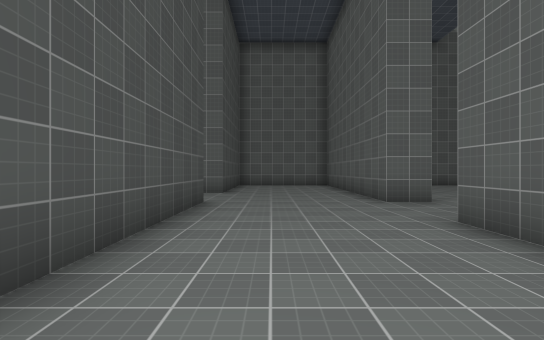
View 1 (above)

24 first-person views from a walk through a scene from a Unity 3-D project. The camera is 1.4 m above the floor, looks level and sees 85° across. The floor is counted in squares, 2 m on a side. Each view is taken from the middle of a square. On the plan, view 1 faces up. The plan holds only what a view shows up to about 10 squares ahead; the rest is blank. The place goes on beyond the plan. The player is left out. Surface patterns are stand-ins for the level's own textures.

View 2
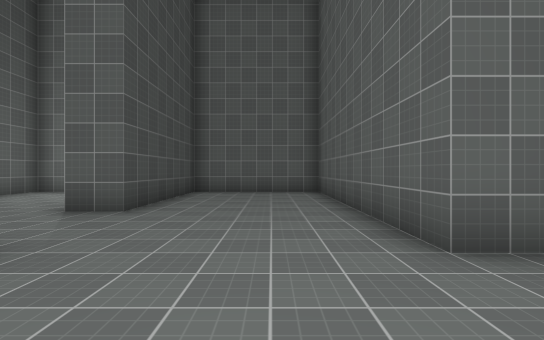

View 3
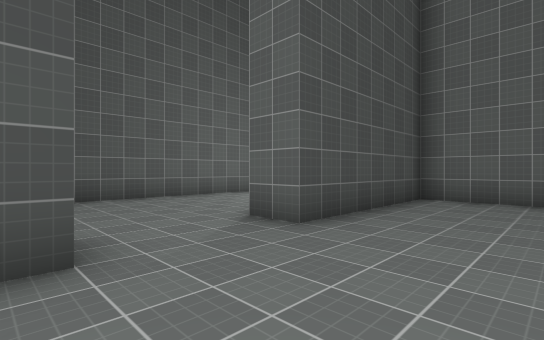

View 4
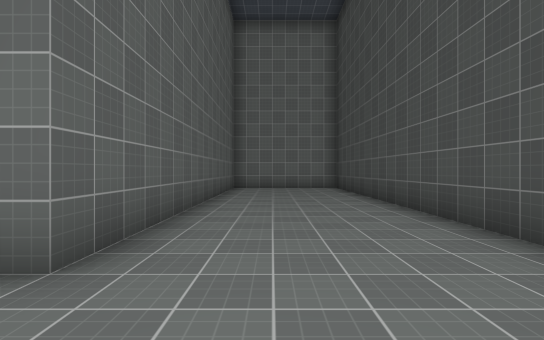

View 5
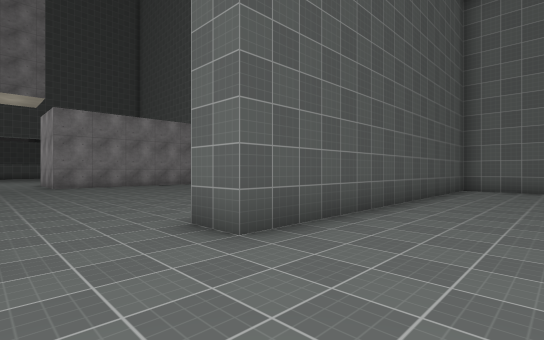

View 6
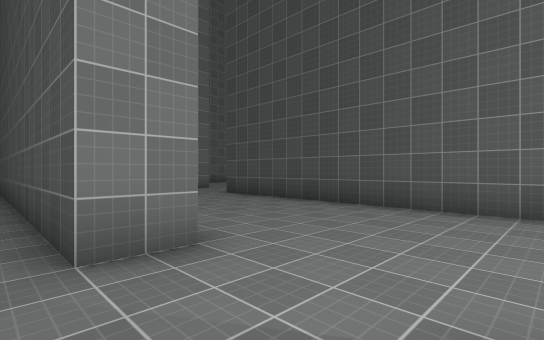

View 7
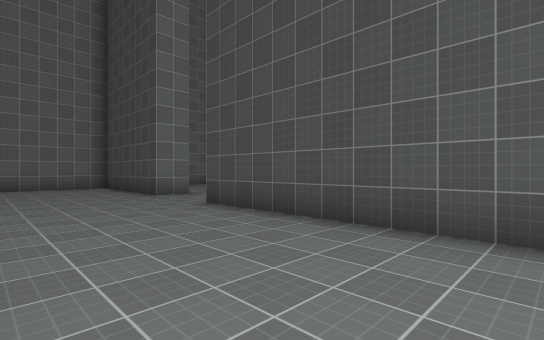

View 8
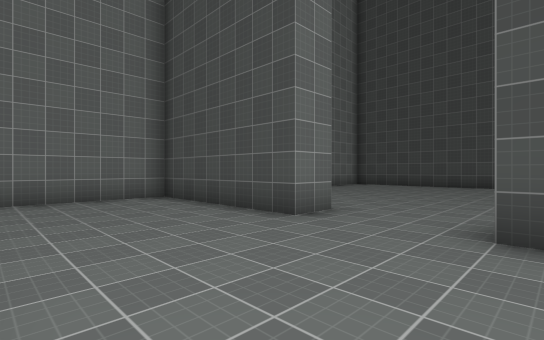

View 9
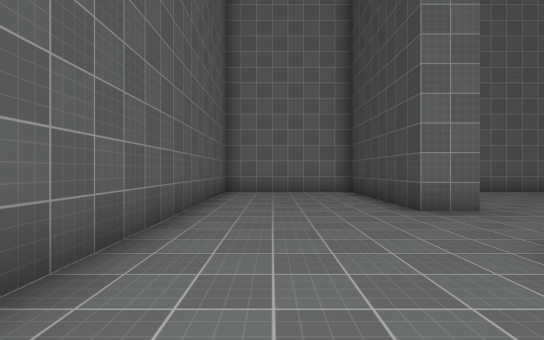

View 10
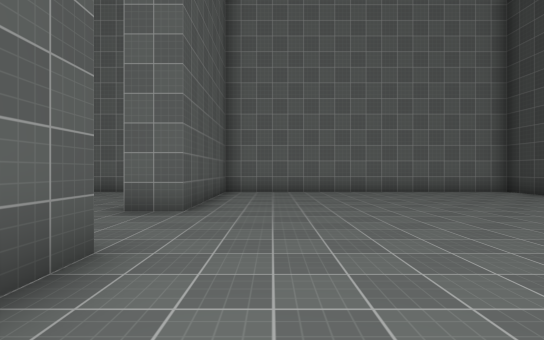

View 11
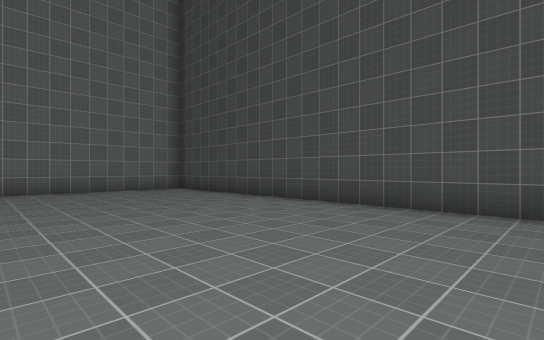

View 12
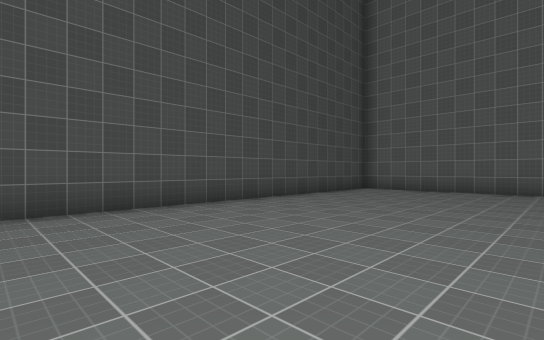

View 13
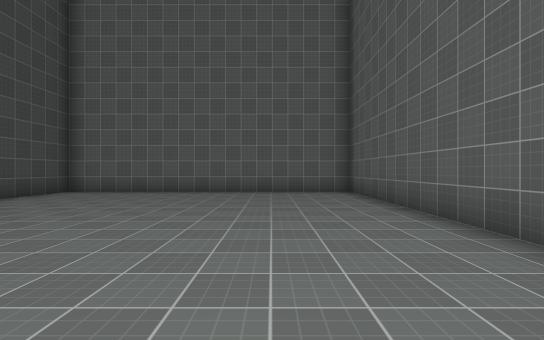

View 14
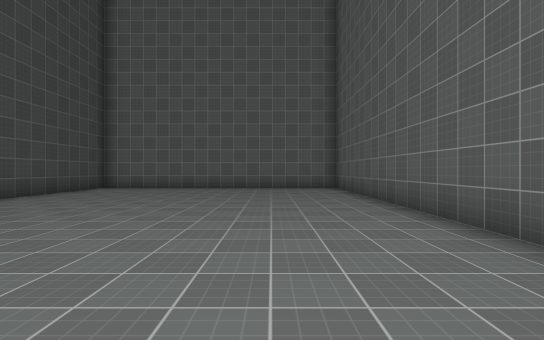

View 15
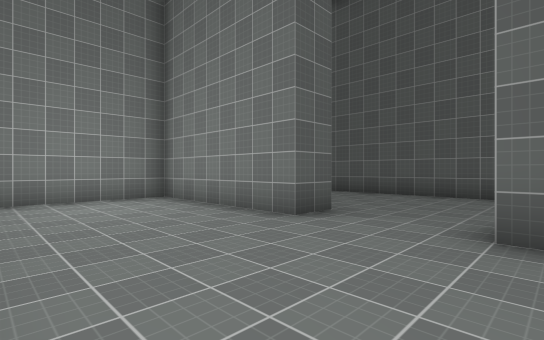

View 16
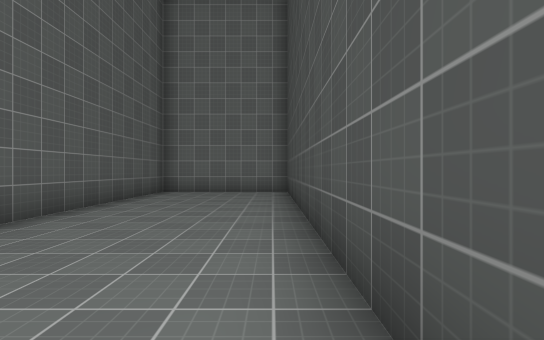

View 17
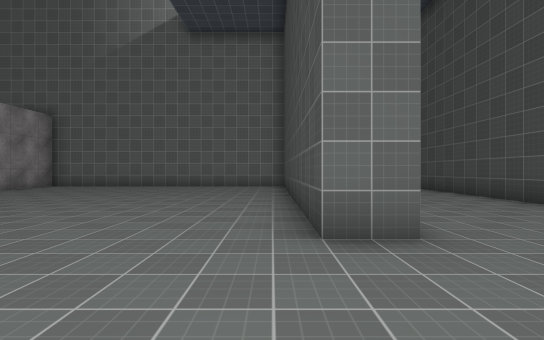

View 18
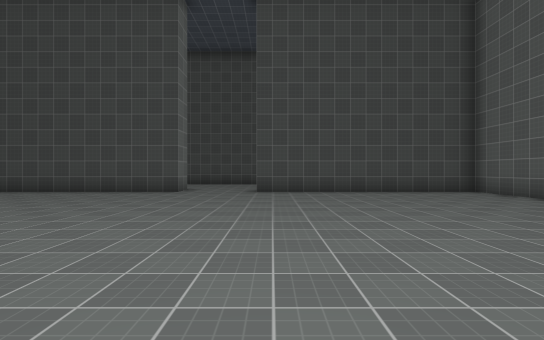

View 19
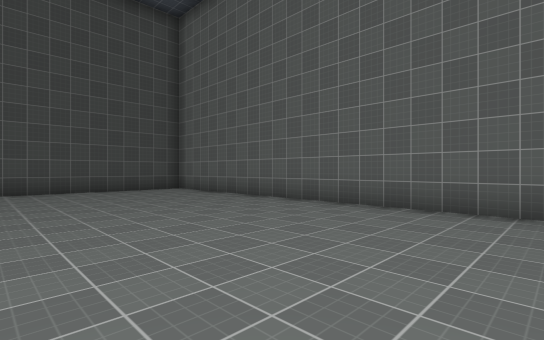

View 20
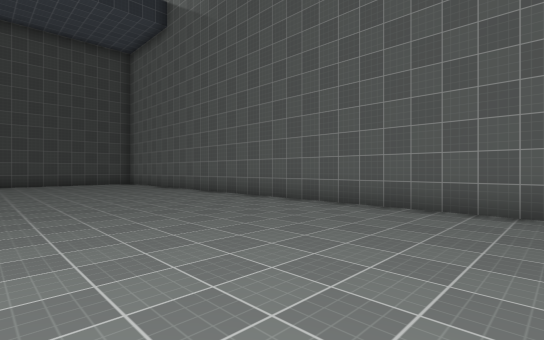

View 21
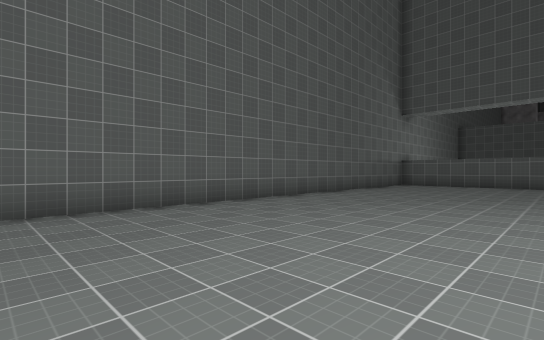

View 22
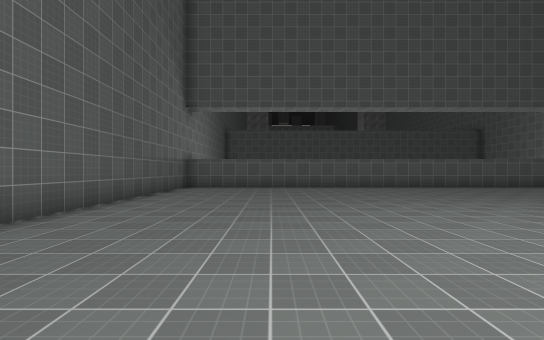

View 23
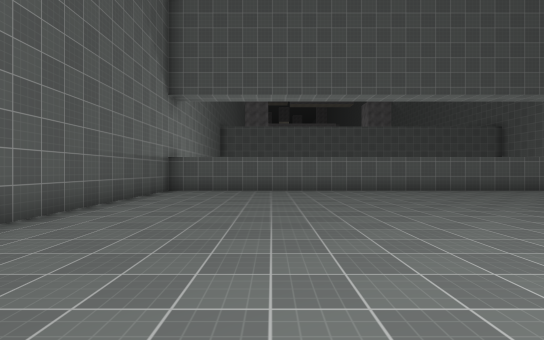

View 24
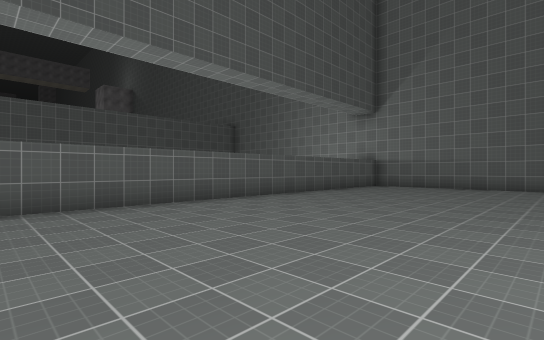

### Floor plan
Points are (right, up) in squares from view 1. A wall is a line through its corners. A room is listed if a view was taken in it or the views show most of it. See-through windows are left out.
Room 1 (views 1, 2, 3, 4, 5, 6, 7, 8, 9, 15, 16)
walls: (-2.5, 6.5) (-1.5, 6.5) (-1.5, -5.5) (2.5, -5.5) (2.5, 4); (2.5, 6.5) (2.5, 13.5) (-1.5, 13.5) (-1.5, 9) (-2.5, 9) (-2.5, 13.5) (-6.5, 13.5) (-6.5, 1.5); (-6.5, -1) (-6.5, -5.5) (-2.5, -5.5) (-2.5, 2.4)
ways out: opening at (-7, 0.5) to room 2; opening at (3, 5.5) to room 3
Room 2 (views 10, 11, 12, 13, 14)
walls: (-7.5, 4.6) (-7.5, 13.5) (-16.5, 13.5) (-16.5, -5.5) (-7.5, -5.5) (-7.5, -1) (-6.5, -1); (-7.5, 1.5) (-7.5, 2.4)
ways out: opening at (-7, 0.5) to room 1
Room 3 (views 17, 18, 19, 20, 21, 22, 23, 24)
walls: (24.5, -5.5) (25.8, -5.5); (30, -1.1) (30, 13.5) (3.5, 13.5) (3.5, 6.5) (2.5, 6.5); (2.5, 4) (3.5, 4) (3.5, -2.9)
ways out: opening at (3, 5.5) to room 1

Where each view was taken, in squares from view 1:
view 1: 0 up, 0 right, facing up
view 2: 4 up, 1 right, facing up
view 3: 6 up, 1 right, facing up-left
view 4: 6 up, 1 right, facing down
view 5: 6 up, 0 right, facing down-right
view 6: 9 up, 1 left, facing down-left
view 7: 7 up, 3 left, facing down-left
view 8: 2 up, 3 left, facing down-left
view 9: 4 up, 4 left, facing down
view 10: 4 up, 9 left, facing down
view 11: 5 up, 11 left, facing down-left
view 12: 3 up, 11 left, facing up-left
view 13: 4 up, 10 left, facing up
view 14: 2 up, 10 left, facing up
view 15: 6 up, 6 left, facing up-right
view 16: 4 up, 1 left, facing down
view 17: 7 up, 4 right, facing down
view 18: 7 up, 13 right, facing left
view 19: 8 up, 14 right, facing up-left
view 20: 8 up, 19 right, facing up-left
view 21: 8 up, 16 right, facing up-right
view 22: 10 up, 18 right, facing right
view 23: 10 up, 20 right, facing right
view 24: 7 up, 24 right, facing down-right
